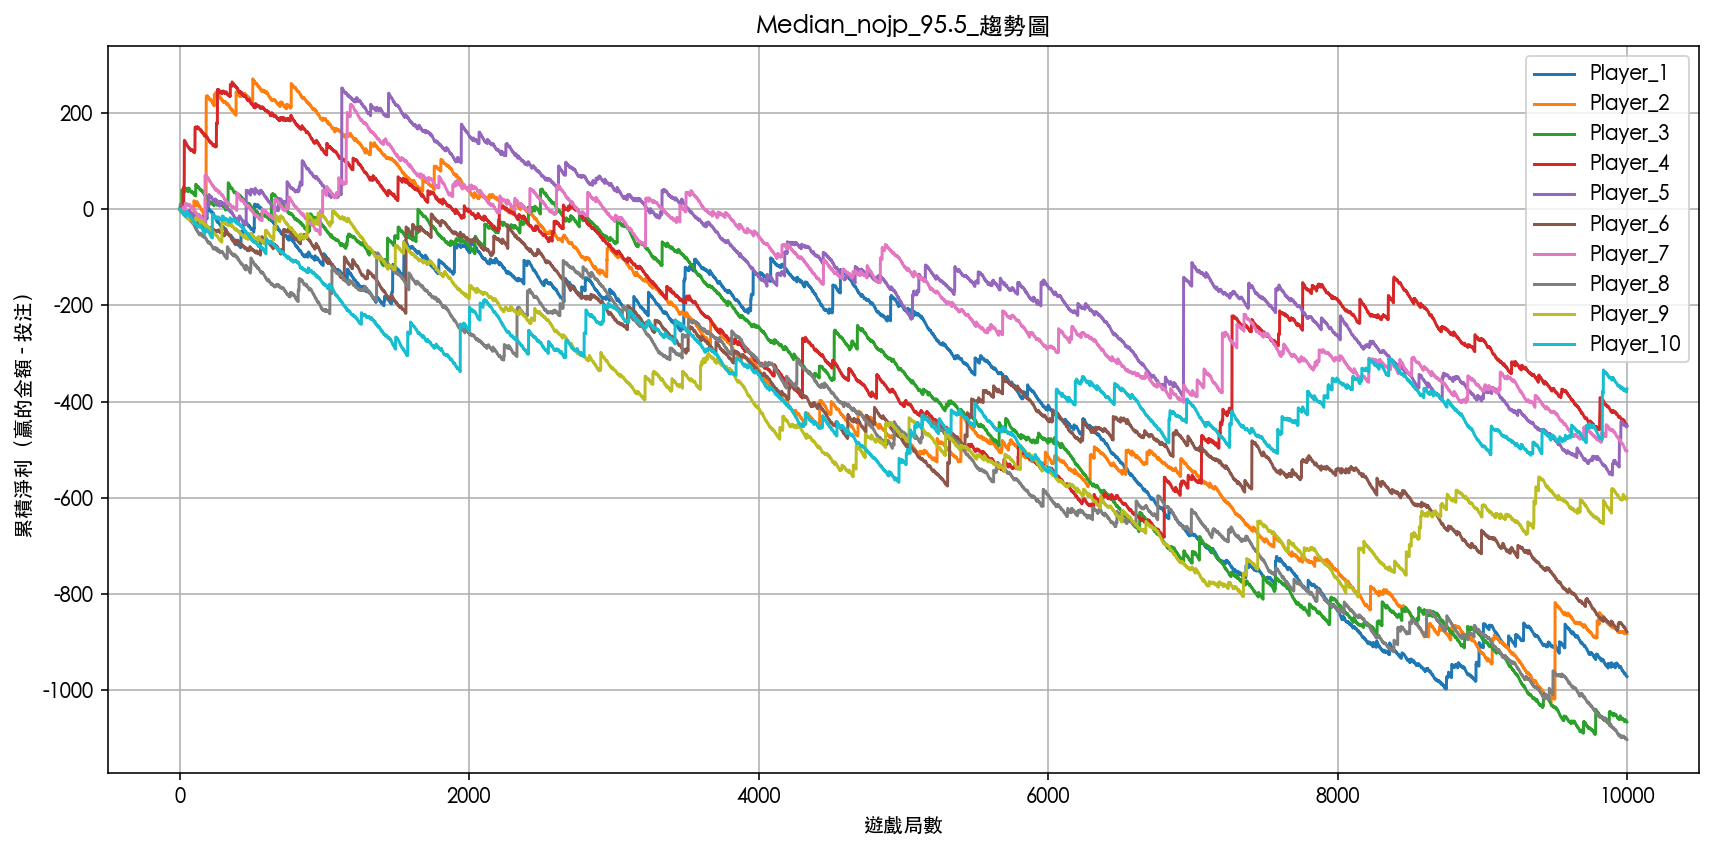

The script that drew this image:
import torch
import pandas as pd
import matplotlib.pyplot as plt

# 設定中文字型（macOS 預設有的字型）
plt.rcParams['font.family'] = 'Heiti TC'  # 或 'PingFang TC'、'Arial Unicode MS'
plt.rcParams['axes.unicode_minus'] = False  # 正確顯示負號


# ------------------------------
# 遊戲設定參數
# ------------------------------
positions = list(range(17))
probs = torch.tensor([
    0.0000152587890625, 0.000244140625, 0.0018310546875, 0.008544921875,
    0.02777099609375, 0.066650390625, 0.1221923828125, 0.174560546875,
    0.196380615234375, 0.174560546875, 0.1221923828125, 0.066650390625,
    0.02777099609375, 0.008544921875, 0.0018310546875, 0.000244140625,
    0.0000152587890625
], dtype=torch.float32)

payout_table = torch.tensor([
    200.0, 36.0, 0, 0, 2.0,
    1.3, 0.6, 0.4, 0.1, 0.4,
    0.6, 1.3, 2.0, 0, 0,
    36.0, 200.0
], dtype=torch.float32)

ball_multipliers = torch.tensor([1, 2, 5], dtype=torch.float32)
ball_probs = torch.tensor([0.93, 0.05, 0.02], dtype=torch.float32)

free_game_positions = {2, 3, 13, 14}
bet_amount = 1.0
rounds_per_player = 10_000
num_players = 10
device = torch.device("cpu")  # 避免 GPU/MPS 爆記憶體

# ------------------------------
# 免費遊戲 mini slot
# ------------------------------
def draw_free_game_mini_slot(rng, bet_amount, multiplier):
    roll = torch.rand(1, generator=rng).item()
    if roll < 0.002312:
        return (bet_amount * 100) * multiplier
    elif roll < 0.07612:
        return (bet_amount * 50) * multiplier
    elif roll < 0.18612:
        return bet_amount * 25 * multiplier
    elif roll < 0.35112:
        return bet_amount * 10 * multiplier
    elif roll < 0.63512:
        return bet_amount * 5 * multiplier
    else:
        return bet_amount * 1 * multiplier

# ------------------------------
# 模擬單一玩家
# ------------------------------
def simulate_player(player_id):
    rng = torch.Generator().manual_seed(100 + player_id)
    pos_draw = torch.multinomial(probs, rounds_per_player, replacement=True, generator=rng)
    mult_draw = torch.multinomial(ball_probs, rounds_per_player, replacement=True, generator=rng)
    multipliers = ball_multipliers[mult_draw]
    base_prizes = payout_table[pos_draw]

    cum_profit = 0
    trend = []

    for i in range(rounds_per_player):
        pos = pos_draw[i].item()
        mult = multipliers[i].item()
        base_win = base_prizes[i].item() * mult
        reward = draw_free_game_mini_slot(rng, bet_amount, mult) if pos in free_game_positions else 0
        profit = base_win + reward - bet_amount
        cum_profit += profit
        trend.append(cum_profit)

    return trend

# ------------------------------
# 主流程：模擬並畫圖
# ------------------------------
all_trends = pd.DataFrame()

for pid in range(1, num_players + 1):
    print(f"模擬 Player {pid} 中...")
    trend = simulate_player(pid)
    all_trends[f'Player_{pid}'] = trend

# 畫圖
all_trends.index.name = "Round"
all_trends.plot(figsize=(12, 6), title="Median_nojp_95.5_趨勢圖")
plt.xlabel("遊戲局數")
plt.ylabel("累積淨利（贏的金額 - 投注）")
plt.grid(True)
plt.tight_layout()
plt.show()
